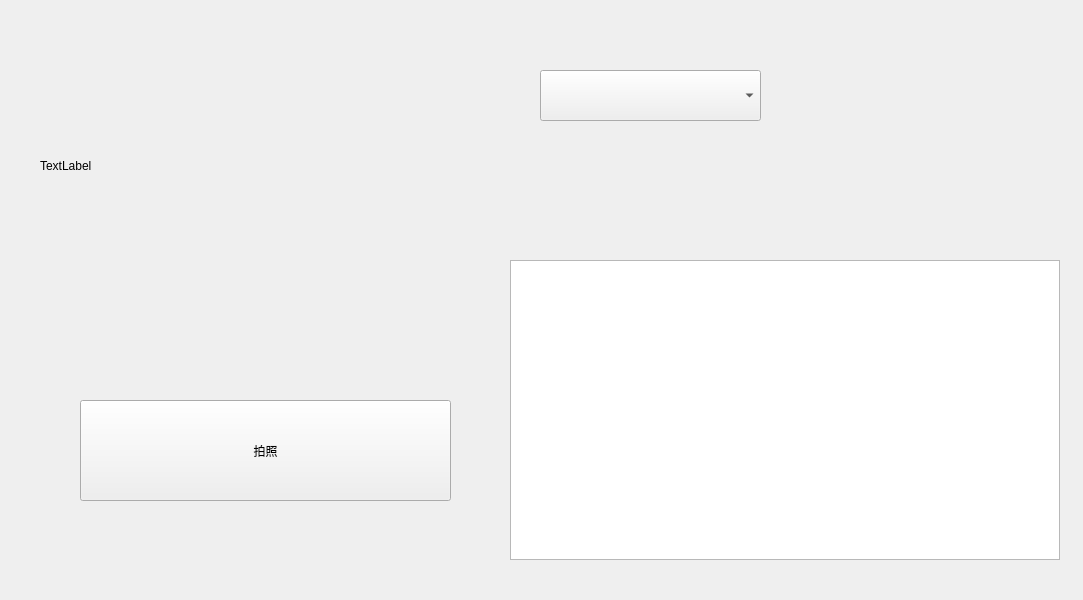
<?xml version="1.0" encoding="UTF-8"?>
<ui version="4.0">
 <class>Recognition</class>
 <widget class="QWidget" name="Recognition">
  <property name="geometry">
   <rect>
    <x>0</x>
    <y>0</y>
    <width>1083</width>
    <height>600</height>
   </rect>
  </property>
  <property name="windowTitle">
   <string>Recognition</string>
  </property>
  <widget class="QLabel" name="label">
   <property name="geometry">
    <rect>
     <x>40</x>
     <y>10</y>
     <width>421</width>
     <height>311</height>
    </rect>
   </property>
   <property name="text">
    <string>TextLabel</string>
   </property>
   <property name="scaledContents">
    <bool>true</bool>
   </property>
  </widget>
  <widget class="QPushButton" name="pushButton">
   <property name="geometry">
    <rect>
     <x>80</x>
     <y>400</y>
     <width>371</width>
     <height>101</height>
    </rect>
   </property>
   <property name="text">
    <string>拍照</string>
   </property>
  </widget>
  <widget class="QTextBrowser" name="textBrowser">
   <property name="geometry">
    <rect>
     <x>510</x>
     <y>260</y>
     <width>550</width>
     <height>300</height>
    </rect>
   </property>
   <property name="minimumSize">
    <size>
     <width>550</width>
     <height>300</height>
    </size>
   </property>
   <property name="maximumSize">
    <size>
     <width>550</width>
     <height>300</height>
    </size>
   </property>
   <property name="font">
    <font>
     <pointsize>20</pointsize>
    </font>
   </property>
  </widget>
  <widget class="QComboBox" name="comboBox">
   <property name="geometry">
    <rect>
     <x>540</x>
     <y>70</y>
     <width>221</width>
     <height>51</height>
    </rect>
   </property>
   <property name="font">
    <font>
     <pointsize>20</pointsize>
    </font>
   </property>
  </widget>
 </widget>
 <resources/>
 <connections/>
</ui>
